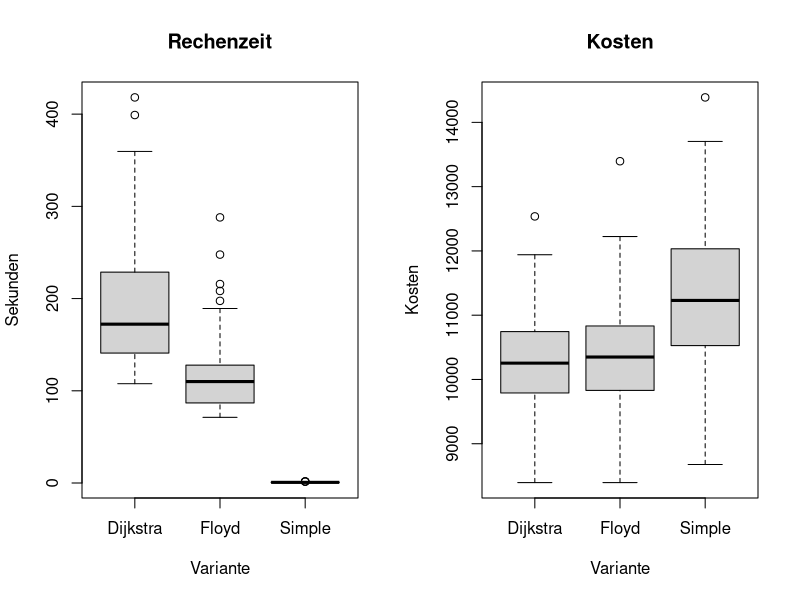

Write R code to recreate this figure.
#  R --save < skas8_costs_boxplot.R
dijkstra <- read.csv('dataset_skas_8.log.csv')
floyd <- read.csv('dataset_skas_8f.log.csv')
simple <- read.csv('dataset_skas_8s.log.csv')
p <- simple[,"dataset"]=="skas_8s+"
simple_plus <- simple[p,]
par(mfcol=c(1,2))
boxplot(dijkstra$duration,
        floyd$duration,
        simple_plus$duration,
        main="Rechenzeit",
        ylab="Sekunden",
        xlab="Variante",names=c("Dijkstra","Floyd","Simple"))
boxplot(dijkstra$best_costs,
        floyd$best_costs,
        simple_plus$best_costs,
        main="Kosten",
        ylab="Kosten",
        xlab="Variante",names=c("Dijkstra","Floyd","Simple"))

